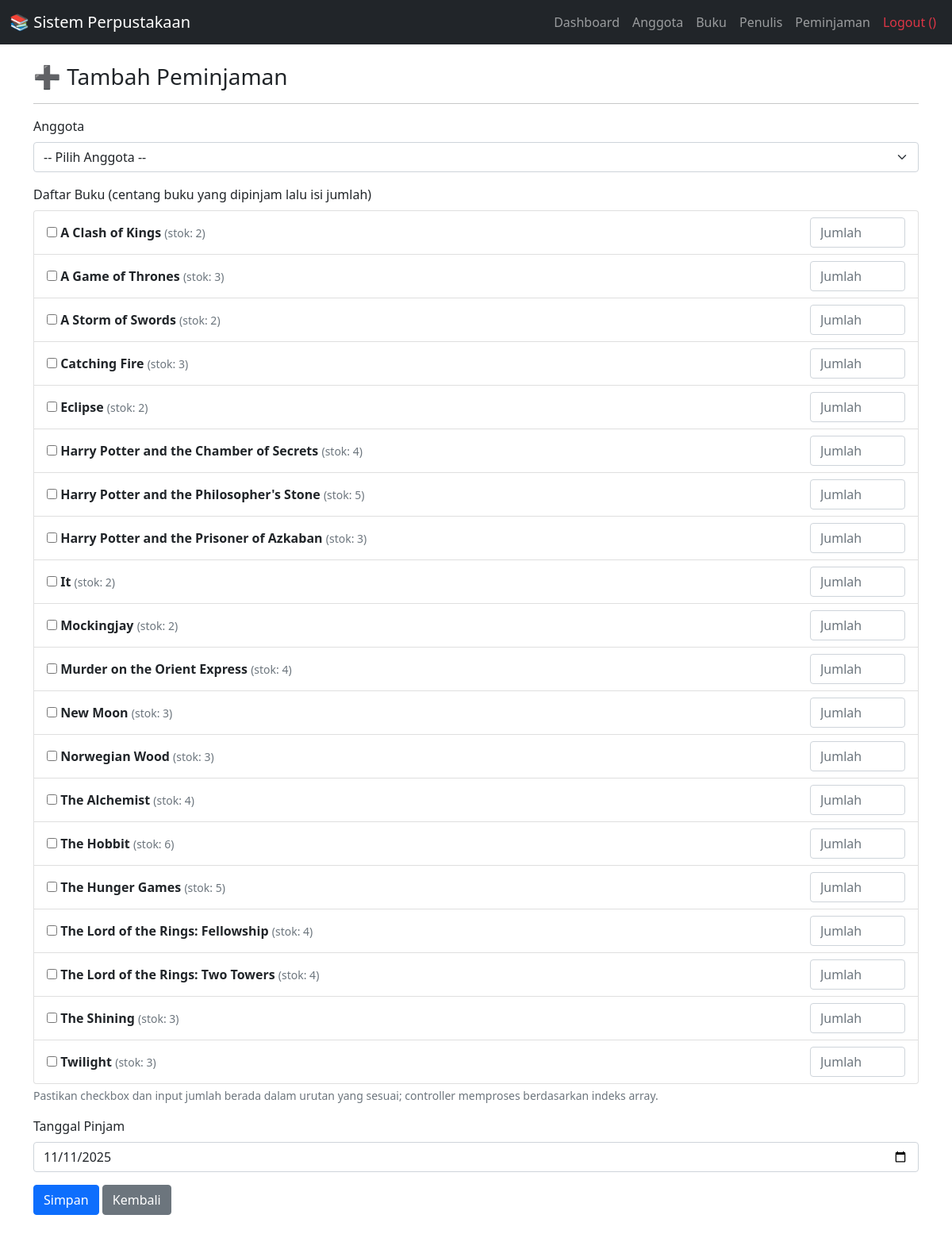
The page /view/pinjam/tambah.php (signed in) on the database its author committed.
### tables this page shows
CREATE TABLE buku (
    id_buku INT AUTO_INCREMENT PRIMARY KEY,
    judul VARCHAR(200) NOT NULL,
    id_penulis INT NOT NULL,
    tahun INT,
    stok INT DEFAULT 0,
    created_at TIMESTAMP DEFAULT CURRENT_TIMESTAMP,
    updated_at TIMESTAMP DEFAULT CURRENT_TIMESTAMP ON UPDATE CURRENT_TIMESTAMP,
    FOREIGN KEY (id_penulis) REFERENCES penulis(id_penulis) ON DELETE CASCADE,
    INDEX idx_penulis (id_penulis)
);

### controller/pinjam.php (called while the page is built, shortened)
<?php
function daftarBuku() {
    global $koneksi;
    return mysqli_query($koneksi, "SELECT id_buku, judul, stok FROM buku WHERE stok > 0 ORDER BY judul");
}

### view/pinjam/tambah.php (the view, shortened to what this page needs)
<?php
require_once __DIR__ . '/../../layout/header.php';
require_once __DIR__ . '/../../layout/navigasi.php';
require_once __DIR__ . '/../../controller/pinjam.php';
$bukuRes = daftarBuku();
?>
<div class="container py-4">
    <h3>➕ Tambah Peminjaman</h3>
    <hr>
    <form method="POST">
        <div class="mb-3">
            <label class="form-label">Anggota</label>
            <select name="id_anggota" class="form-select" required>
                <option value="">-- Pilih Anggota --</option>
            </select>
        </div>
        <div class="mb-3">
            <label class="form-label">Daftar Buku (centang buku yang dipinjam lalu isi jumlah)</label>
            <div class="list-group">
                <?php if ($bukuRes): while($b = mysqli_fetch_assoc($bukuRes)): ?>
                    <label class="list-group-item d-flex justify-content-between align-items-center">
                        <div>
                            <input type="checkbox" name="id_buku[]" value="<?= $b['id_buku']; ?>">
                            <strong><?= htmlspecialchars($b['judul']); ?></strong>
                            <small class="text-muted"> (stok: <?= (int)$b['stok']; ?>)</small>
                        </div>
                        <div style="width:120px;">
                            <input type="number" name="jumlah[]" class="form-control" min="1" placeholder="Jumlah">
                        </div>
                    </label>
                <?php endwhile; else: ?>
                    <div class="text-muted p-2">Tidak ada buku tersedia.</div>
                <?php endif; ?>
            </div>
            <div class="form-text">Pastikan checkbox dan input jumlah berada dalam urutan yang sesuai; controller memproses berdasarkan indeks array.</div>
        </div>
        <div class="mb-3">
            <label class="form-label">Tanggal Pinjam</label>
            <input class="form-control" type="date" name="tanggal_pinjam" value="<?= date('Y-m-d'); ?>">
        </div>
        <button class="btn btn-primary" name="submit" type="submit">Simpan</button>
        <a class="btn btn-secondary" href="index.php">Kembali</a>
    </form>
</div>
<?php require_once __DIR__ . '/../../layout/footer.php'; ?>

### rows shown on the page
buku: judul "A Clash of Kings", stok "2"
buku: judul "A Game of Thrones", stok "3"
buku: judul "A Storm of Swords", stok "2"
buku: judul "Catching Fire", stok "3"
buku: judul "Eclipse", stok "2"
buku: judul "Harry Potter and the Chamber of Secrets", stok "4"
buku: judul "Harry Potter and the Philosopher's Stone", stok "5"
buku: judul "Harry Potter and the Prisoner of Azkaban", stok "3"
buku: judul "It", stok "2"
buku: judul "Mockingjay", stok "2"
buku: judul "Murder on the Orient Express", stok "4"
buku: judul "New Moon", stok "3"
buku: judul "Norwegian Wood", stok "3"
buku: judul "The Alchemist", stok "4"
buku: judul "The Hobbit", stok "6"
buku: judul "The Hunger Games", stok "5"
buku: judul "The Lord of the Rings: Fellowship", stok "4"
buku: judul "The Lord of the Rings: Two Towers", stok "4"
buku: judul "The Shining", stok "3"
buku: judul "Twilight", stok "3"
